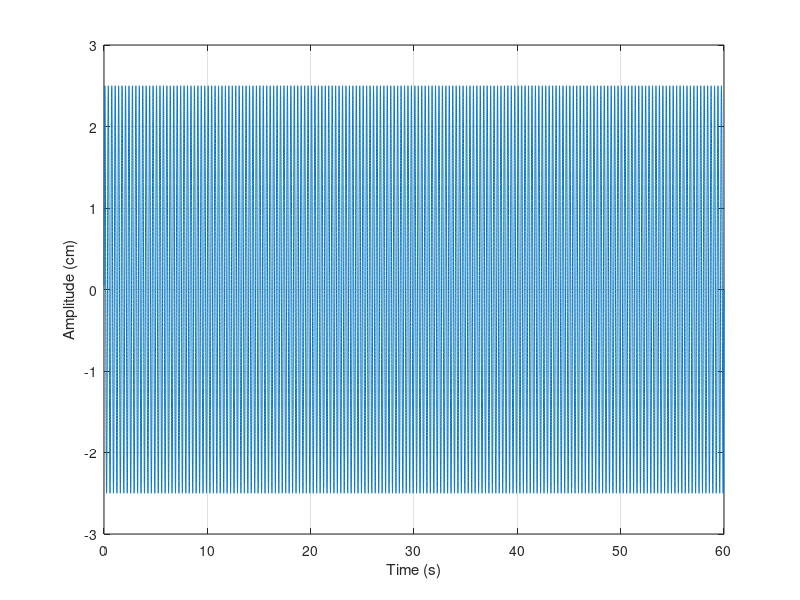
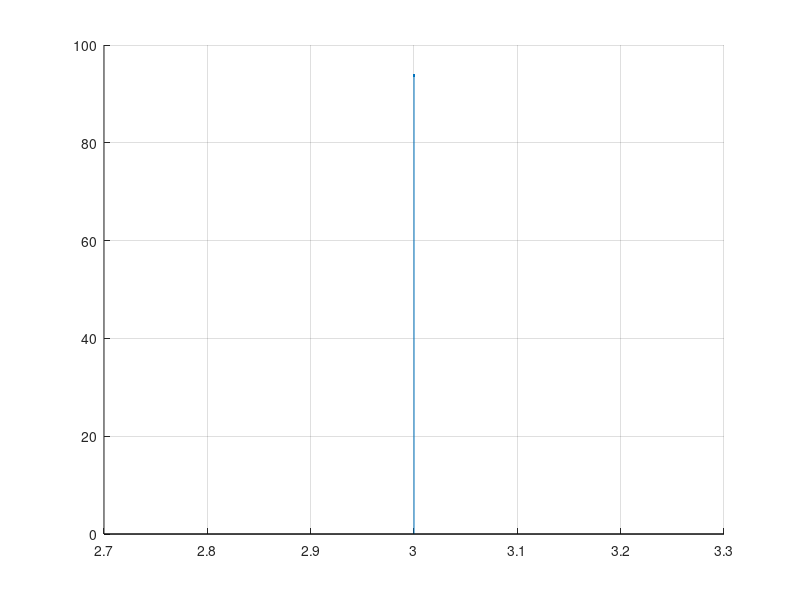

The MATLAB script that drew these images, in order: (Note: this script raises an error after producing the figures.)
% fourier series definition of wavemaker position
clear
% close all
clc

%% User controls via sliders
mode = 1; % 1: regular, 2: sea state
Hm0 = 5;
Tp = 1/3;
gamma = 3.3;

%% Do in Processing GUI

frange = [1,4];

fund = 1/30; % fundamental frequency (Hz)
w0 = fund*2*pi; % rad/s fundamental frequency
tRep= 1/fund; % repeat time (1/Hz)
dt = 0.001;
t = dt:dt:2*tRep;

switch mode
    case 1
        N = 1;
        fs_indices = round(1/Tp/fund);
        Amp = Hm0/2;
        phase = 0;
        S.S = Amp^2/(fund*2*pi*2);
        S.w = fs_indices*w0;
    case 2
        fs_indices = round(frange(1)/fund) : round(frange(2)/fund);
        S = jonswap(2*pi*fund*fs_indices,[Hm0,Tp,gamma]); % Zach has written this in Java for us
        Amp = sqrt(2*S.S*2*pi*fund);
        phase = rand(1,length(fs_indices))*2*pi; % phase vector
end

Nf = length(fs_indices);

% Pass to Arduino: w0, Amp, fs_indices, phase

%% Do on Arduino

out=0; % initialize
for k= 1:Nf
    out=out + Amp(k)* sin(((fs_indices(k)*w0)).*t + phase(k));
end

%% check plots (MATLAB only)

figure
plot(t,out);
grid on; hold on;
xlabel('Time (s)')
ylabel('Amplitude (cm)')

figure
hold on
grid on
stem(S.w/(2*pi),S.S*2*pi,'.-')
win = ones(tRep/dt,1);
nov = floor(tRep/dt*0.5);
mnfft = tRep/dt;
[pxx,fwelch] = pwelch(out,win,nov,mnfft,1/dt,'onesided','psd');
stem(fwelch,pxx)
xlim([0,5])
ylabel('[cm^2/Hz]')
legend('Orig.','Welch')
